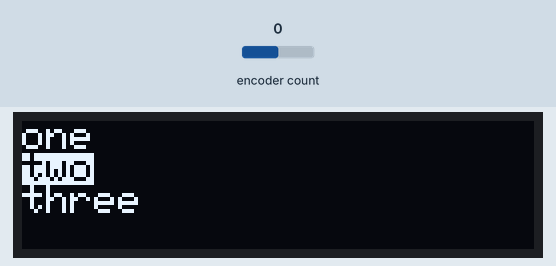
Recording of a sketch running on a simulated Arduino Mega 2560, built with avr-gcc and run on an emulated ATmega2560. On the bench: 128×32 one-colour display. The inputs (shaded band) are chosen by the test bench; at power-on: encoder count 0. The display library's start-up logo is not drawn; what the sketch prints to the serial monitor is not drawn.

Above: at 3.2 s.
3.3 s: encoder count set to 1
At 4.5 s:
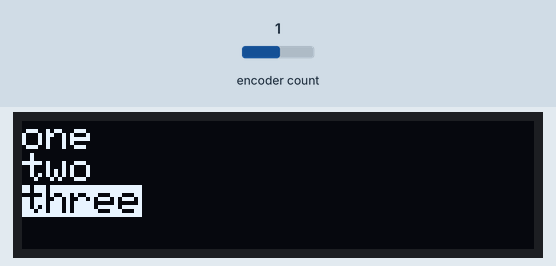
4.8 s: encoder count set to 5
At 5.9 s:
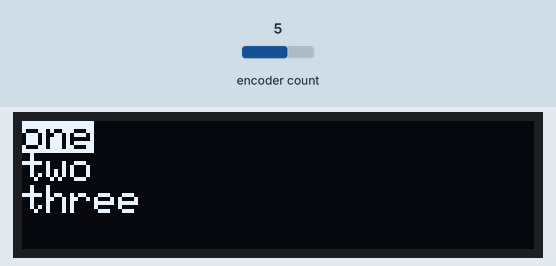
6.3 s: encoder count set to 6
At 6.6 s:
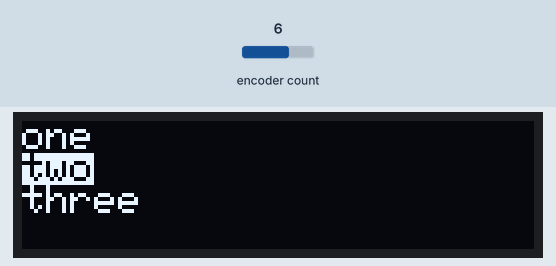
7.8 s: encoder count set to 7
At 9.0 s:
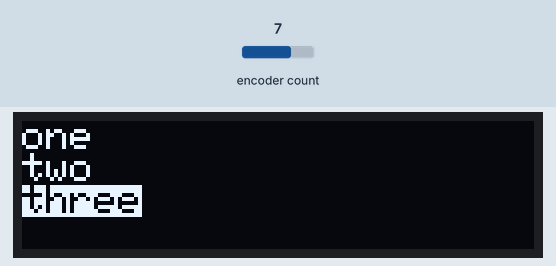
Timing chart, 0 to 10.3 s (numbered marks = the images above; inputs shaded):
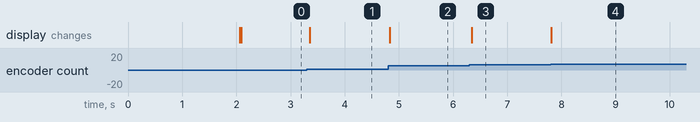

Measured:
- after the input at 3.3 s, the display: changes after 0.06 s (image 1)
- after the input at 4.8 s, the display: changes at once (image 2)
- after the input at 6.3 s, the display: changes after 0.05 s (image 3)
- after the input at 7.8 s, the display: changes at once (image 4)

The sketch:

teensy_encoder_lcd_select_simple.ino
```cpp
#include <SPI.h>
#include <Wire.h>
#include <Adafruit_GFX.h>
#include <Adafruit_SSD1306.h>

#define ENCODER_USE_INTERRUPTS
#include <Encoder.h>

#define OLED_RESET 4
Adafruit_SSD1306 display(OLED_RESET);

#define PIN_ENC_DATA  31
#define PIN_ENC_CLK   32
#define PIN_ENC_SW    30

Encoder myEnc(PIN_ENC_DATA, PIN_ENC_CLK);
int selected = 0;
const char *list[] = { "one", "two", "three" };

void setup() {
  /* setup uart */
  Serial.begin(9600);
  Serial.println("Simple encoder select test");

  /* setup encoder pins */
  //pinMode(PIN_ENC_DATA, INPUT_PULLUP);
  //pinMode(PIN_ENC_CLK, INPUT_PULLUP);
  pinMode(PIN_ENC_SW, INPUT_PULLUP);
  attachInterrupt(digitalPinToInterrupt(PIN_ENC_SW), isr_select, FALLING);

  /* setup lcd */
  display.begin(SSD1306_SWITCHCAPVCC, 0x3C);  // initialize with the I2C addr 0x3C (for the 128x32)
  display.display();
  delay(2000);

  // Clear the buffer.
  display.clearDisplay();

  display.setTextSize(1);
  display.setTextColor(WHITE); // othewise nothing on screen
  display.setCursor(0,0);

  display.println("line1");
  display.println("line2");
  display.println("line3");
  display.println("line4"); // int his mode upto 4 lines are printed

  display.display();

  update_list(0);
}

long oldPosition  = -999;

void update_list(int s){
  display.clearDisplay();
  display.setTextSize(1);
  display.setTextColor(WHITE); // othewise nothing on screen
  display.setCursor(0,0);

  for (int i=0 ; i < 3 ; i++){
    if (i == s)
      display.setTextColor(BLACK, WHITE); // 'inverted' text
     else
      display.setTextColor(WHITE);
    display.println(list[i]);
  }
  display.display();
}


void loop() {
  long newPosition = myEnc.read(); // reads relative value
  if (newPosition != oldPosition) {
    Serial.print("new rotary input, delta: ");
    Serial.println(abs(newPosition - oldPosition), DEC);
    /* the mechanical rotary switches create
     * spurious triggers, filter them out by a
     * trial and error value (2)
     * not perfect but ok for now
     */
    if (newPosition > oldPosition + 2)
      selected++;
    else if (newPosition < oldPosition - 2)
      selected--;

    if (selected < 0)
      selected = 2;     // scroll to last
    if (selected > 2)
      selected = 0;     // scroll to first

    oldPosition = newPosition;

    update_list(selected);
    oldPosition = newPosition; // make sure to put this _after_ the test
  }
  delay(50);
}

void isr_select(){
  // code when rotary knob is pressed
  Serial.print("selected: ");
  Serial.println(selected, DEC);
}
```
